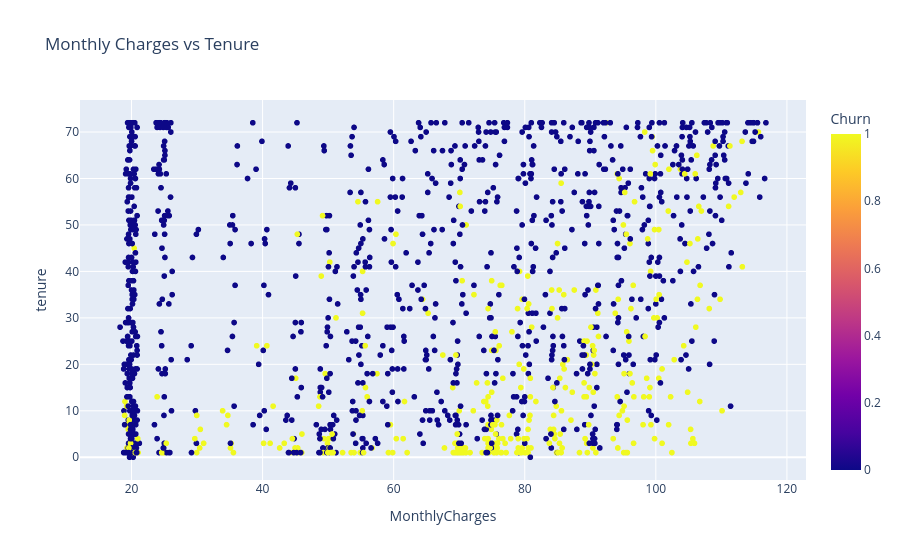

This figure's notebook cell:
### Code cell
# Bonus Plotly Visualization

import plotly.express as px

plot_df = original_test.copy()

plot_df['PredictedRisk'] = risk_df['RiskTier'].values

fig = px.scatter(
    plot_df,
    x='MonthlyCharges',
    y='tenure',
    color='Churn',
    title='Monthly Charges vs Tenure'
)

fig.show()

### Figure 1 — Plotly figure (JSON) as saved in the notebook; plotly's stock layout.template omitted (floating-point values rounded to 4 significant figures; data arrays with more than 128 entries replaced by an {"elided": "..."} marker saying what was removed)
{"data": [{"hovertemplate": "MonthlyCharges=%{x}<br>tenure=%{y}<br>Churn=%{marker.color}<extra></extra>", "legendgroup": "", "marker": {"color": {"elided": "1409 int values"}, "coloraxis": "coloraxis", "symbol": "circle"}, "mode": "markers", "name": "", "showlegend": false, "type": "scattergl", "x": {"elided": "1409 float values"}, "xaxis": "x", "y": {"elided": "1409 int values"}, "yaxis": "y"}], "layout": {"coloraxis": {"colorbar": {"title": {"text": "Churn"}}, "colorscale": [[0, "#0d0887"], [0.1111, "#46039f"], [0.2222, "#7201a8"], [0.3333, "#9c179e"], [0.4444, "#bd3786"], [0.5556, "#d8576b"], [0.6667, "#ed7953"], [0.7778, "#fb9f3a"], [0.8889, "#fdca26"], [1, "#f0f921"]]}, "legend": {"tracegroupgap": 0}, "title": {"text": "Monthly Charges vs Tenure"}, "xaxis": {"anchor": "y", "domain": [0, 1], "title": {"text": "MonthlyCharges"}}, "yaxis": {"anchor": "x", "domain": [0, 1], "title": {"text": "tenure"}}}}
